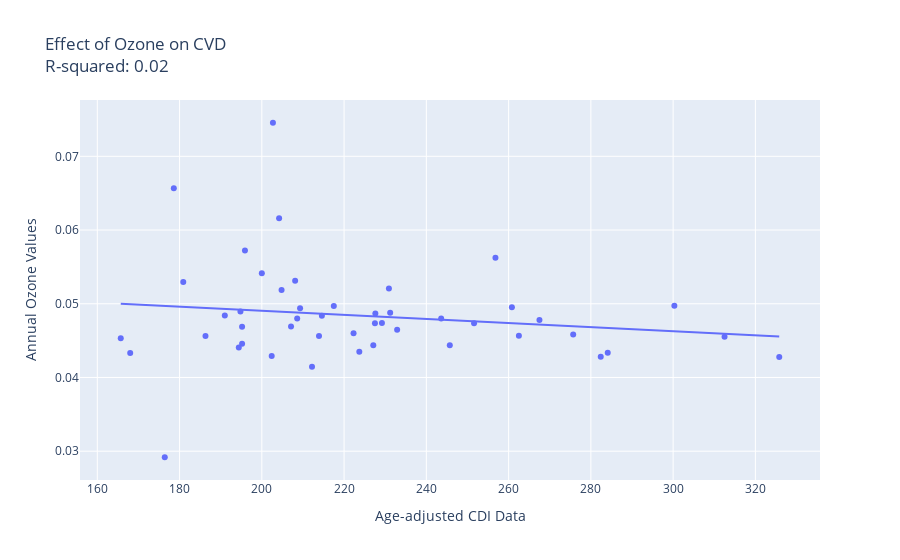

Notebook source saved alongside this figure:
### Code cell
## Ozone and CVD
plot_indiv_cdi('Ozone', "CVD", cvd_df)

### Figure 1 — Plotly figure (JSON) as saved in the notebook; plotly's stock layout.template omitted (floating-point values rounded to 4 significant figures)
{"data": [{"hovertemplate": "<b>%{hovertext}</b><br><br>Age-adjusted CDI Data=%{x}<br>Annual Ozone Values=%{y}<extra></extra>", "hovertext": ["Alabama", "Arizona", "Arkansas", "California", "Colorado", "Connecticut", "Delaware", "Florida", "Georgia", "Hawaii", "Idaho", "Illinois", "Indiana", "Iowa", "Kansas", "Kentucky", "Louisiana", "Maine", "Maryland", "Massachusetts", "Michigan", "Minnesota", "Mississippi", "Missouri", "Montana", "Nevada", "New Hampshire", "New Jersey", "New Mexico", "New York", "North Carolina", "North Dakota", "Ohio", "Oklahoma", "Oregon", "Pennsylvania", "Rhode Island", "South Carolina", "South Dakota", "Tennessee", "Texas", "Utah", "Vermont", "Virginia", "Washington", "Wisconsin", "Wyoming"], "legendgroup": "", "marker": {"color": "#636efa", "symbol": "circle"}, "mode": "markers", "name": "", "orientation": "v", "showlegend": false, "type": "scatter", "x": [312.5, 195.9, 284.1, 202.7, 178.6, 180.9, 227.1, 202.4, 245.7, 176.4, 204.8, 231.2, 243.6, 223.7, 222.3, 262.5, 282.4, 195.2, 229.2, 165.7, 267.5, 168, 325.8, 251.6, 208.6, 256.8, 191, 213.9, 200, 227.5, 217.5, 194.4, 260.8, 300.3, 194.8, 227.6, 195.2, 232.9, 209.3, 275.7, 230.9, 204.2, 212.2, 207.1, 186.3, 214.6, 208.1], "xaxis": "x", "y": [0.04553, 0.05724, 0.04336, 0.07455, 0.06566, 0.05295, 0.04437, 0.0429, 0.04436, 0.02918, 0.05188, 0.04878, 0.04799, 0.04349, 0.046, 0.04566, 0.0428, 0.04459, 0.04738, 0.0453, 0.0478, 0.04333, 0.04279, 0.04735, 0.048, 0.05625, 0.04842, 0.04564, 0.05414, 0.04735, 0.04968, 0.04408, 0.04952, 0.04974, 0.04895, 0.04869, 0.04689, 0.04648, 0.04938, 0.04583, 0.05208, 0.06161, 0.04146, 0.04691, 0.04561, 0.04836, 0.0531], "yaxis": "y"}, {"hovertemplate": "<b>OLS trendline</b><br>Ozone = -2.77439e-05 * DataValue + 0.0545976<br>R<sup>2</sup>=0.023377<br><br>Age-adjusted CDI Data=%{x}<br>Annual Ozone Values=%{y} <b>(trend)</b><extra></extra>", "legendgroup": "", "marker": {"color": "#636efa", "symbol": "circle"}, "mode": "lines", "name": "", "showlegend": false, "type": "scatter", "x": [165.7, 168, 176.4, 178.6, 180.9, 186.3, 191, 194.4, 194.8, 195.2, 195.2, 195.9, 200, 202.4, 202.7, 204.2, 204.8, 207.1, 208.1, 208.6, 209.3, 212.2, 213.9, 214.6, 217.5, 222.3, 223.7, 227.1, 227.5, 227.6, 229.2, 230.9, 231.2, 232.9, 243.6, 245.7, 251.6, 256.8, 260.8, 262.5, 267.5, 275.7, 282.4, 284.1, 300.3, 312.5, 325.8], "xaxis": "x", "y": [0.05, 0.04994, 0.0497, 0.04964, 0.04958, 0.04943, 0.0493, 0.0492, 0.04919, 0.04918, 0.04918, 0.04916, 0.04905, 0.04898, 0.04897, 0.04893, 0.04892, 0.04885, 0.04882, 0.04881, 0.04879, 0.04871, 0.04866, 0.04864, 0.04856, 0.04843, 0.04839, 0.0483, 0.04829, 0.04828, 0.04824, 0.04819, 0.04818, 0.04814, 0.04784, 0.04778, 0.04762, 0.04747, 0.04736, 0.04731, 0.04718, 0.04695, 0.04676, 0.04672, 0.04627, 0.04593, 0.04556], "yaxis": "y"}], "layout": {"legend": {"tracegroupgap": 0}, "title": {"text": "Effect of Ozone on CVD<br>R-squared: 0.02"}, "xaxis": {"anchor": "y", "domain": [0, 1], "title": {"text": "Age-adjusted CDI Data"}}, "yaxis": {"anchor": "x", "domain": [0, 1], "title": {"text": "Annual Ozone Values"}}}}
